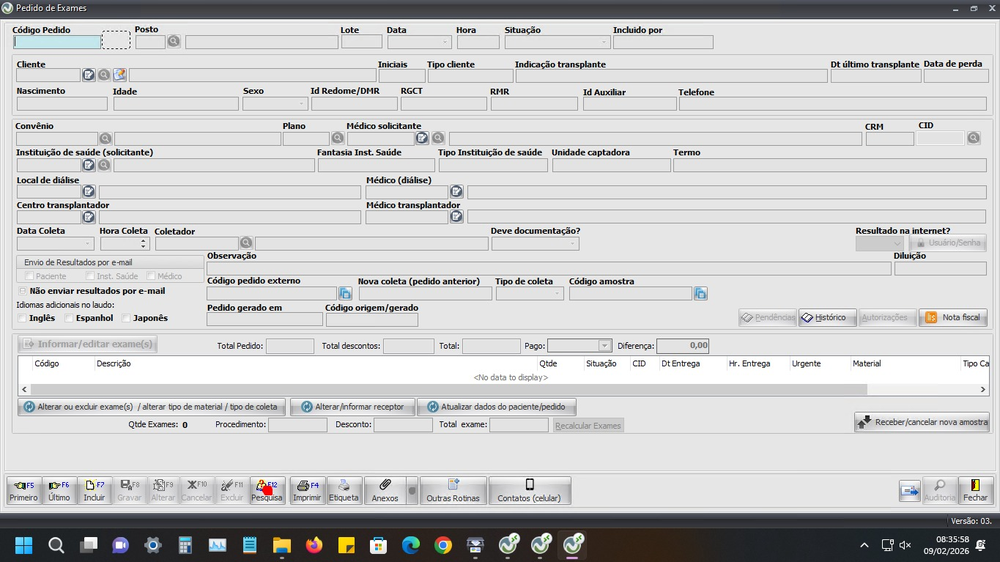
#> input picture imgs/mapa.png, 1000 x 562 px, shrunk from 1365 x 767 before the run
$ python mapa.py
#> lines starting #> are read from the running program, lines starting #| are printed output that depends on the picture; after the words box and inside, x2 and y2 are one past the last pixel; in counts of white or black regions, pixels touching at a corner belong together
import cv2
import numpy as np
import os

CAMINHO_MAPA = os.path.join("imgs", "mapa.png")

CORES_ALVO = {
    "VERMELHO (Início)": [0, 0, 255],
    "AZUL (Digitar ID)": [255, 0, 0],
    "CIANO (Pesquisar)": [255, 255, 0],
    "VERDE (Anexar)":    [0, 255, 0],
    "PRETO (Fechar)":    [0, 0, 0]
}

def verificar_pontos():
    if not os.path.exists(CAMINHO_MAPA):
        print("Arquivo mapa.png não encontrado.")
        return

    img = cv2.imread(CAMINHO_MAPA)
#> img is the input picture: shape (562, 1000, 3); mean B, G, R 201.2, 200.8, 200.6
    print(f"Lendo: {CAMINHO_MAPA}")
    print("-" * 30)

    for nome, cor_bgr in CORES_ALVO.items():
        cor_np = np.array(cor_bgr, dtype="uint8")
        mask = cv2.inRange(img, cor_np, cor_np)
        pontos = cv2.findNonZero(mask)

        if pontos is not None:
            x, y = pontos[0][0]
            print(f"[OK] {nome} encontrado em X={x}, Y={y}")
        else:
            print(f"[X] {nome} NÃO encontrado. Verifique a cor no Paint.")
#> this loop made 5 passes
#> (x, y) on passes 1, 5: (265, 488), (899, 61)
#| [OK] VERMELHO (Início) encontrado em X=265, Y=488
#| [OK] PRETO (Fechar) encontrado em X=899, Y=61
#> pass 1, in verificar_pontos, `mask = cv2.inRange(img, cor_np, cor_np)`:
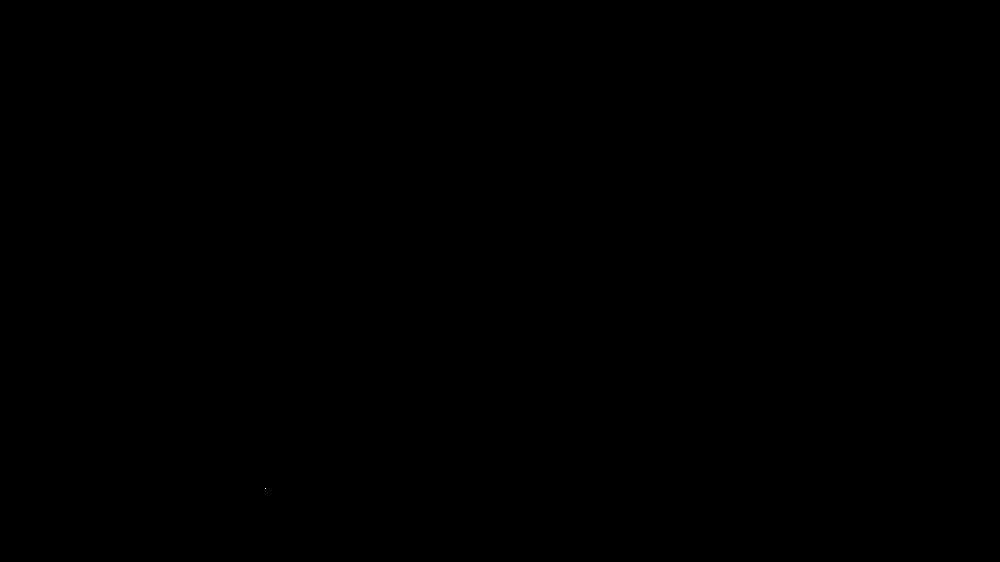
#> mask: shape (562, 1000); 0% white in thin lines or dots, all inside (x1, y1, x2, y2) = (265, 488, 266, 489)
#> after the loop: mask: shape (562, 1000); 0.02% white in thin lines or dots, all inside (x1, y1, x2, y2) = (18, 61, 951, 550)

if __name__ == "__main__":
    verificar_pontos()
